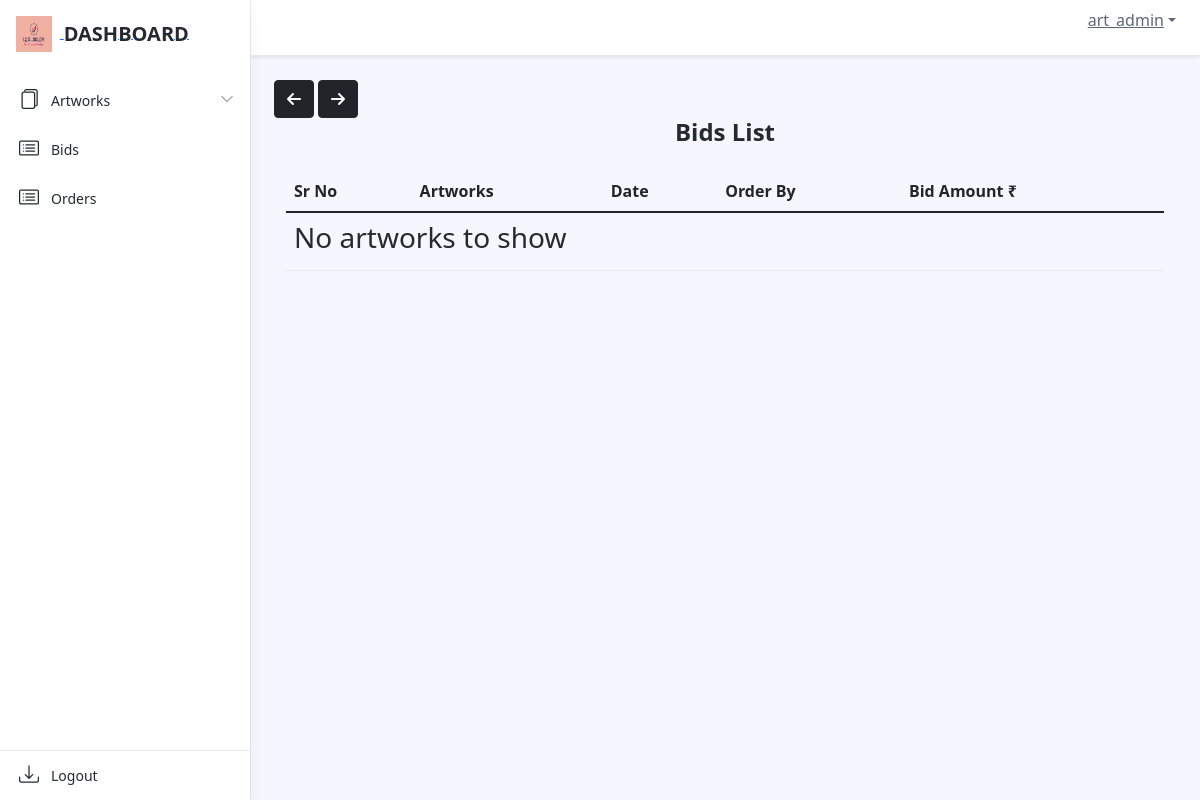
The app's page /dashboard/bidlist/ (signed in), older data.
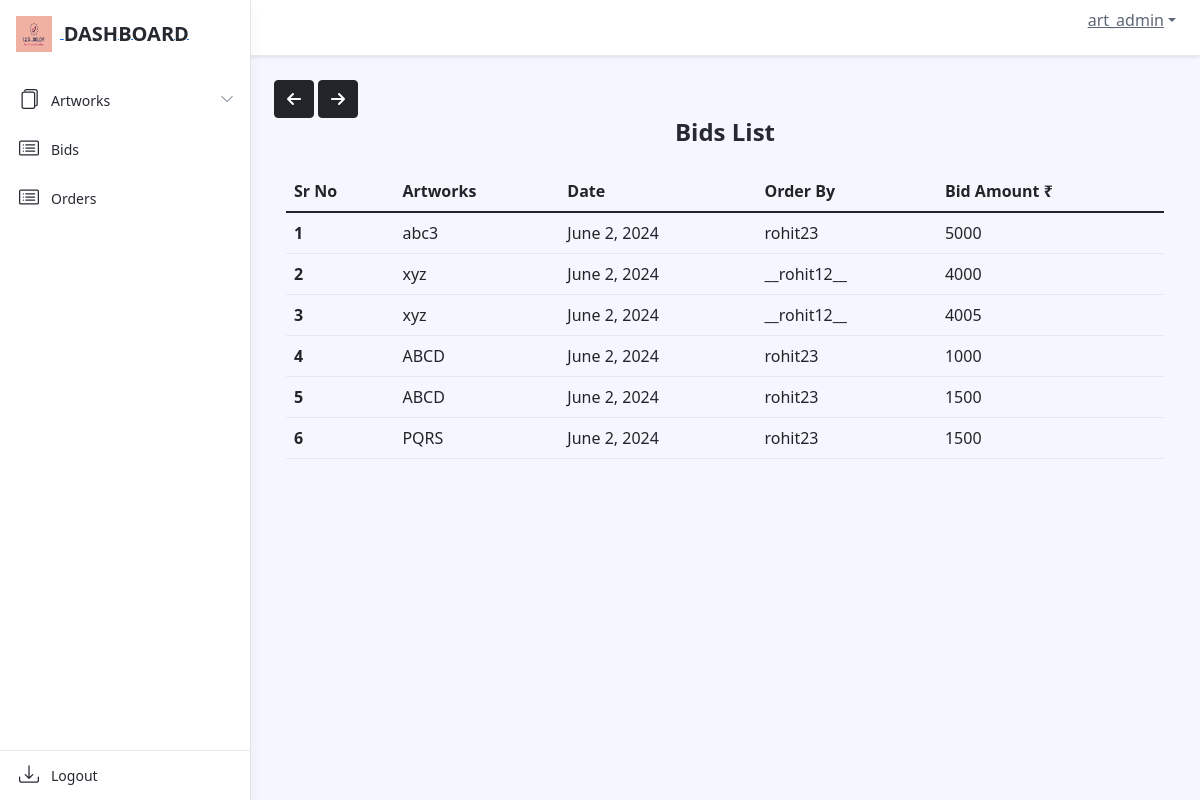
The same page, newer data.
### dashboard/models.py (models this page shows, shortened)
class Bid(models.Model):
    user = models.ForeignKey(settings.AUTH_USER_MODEL, on_delete=models.CASCADE)
    product = models.ForeignKey(Artwork, on_delete=models.CASCADE)
    bid_date = models.DateField(auto_now_add=True)
    bid_amt = models.IntegerField(default=1)

class Artwork(models.Model):
    product_id = models.CharField(max_length=255, default="")
    product_name = models.CharField(max_length=255, default="", blank=False, null=False)
    product_price = models.IntegerField(default=0, null=False)
    opening_bid = models.IntegerField(default=0)
    product_cat = models.ForeignKey('Catalogue', on_delete=models.CASCADE)
    product_qty = models.IntegerField(default=0)
    product_image = models.ImageField(upload_to='arts/')
    dimension_unit = models.CharField(max_length=2, choices=[('cm', 'Centimeters'), ('ft', 'Feet')])
    length_in_centimeters = models.FloatField(default=0.0, blank=True, null=True)
    width_in_centimeters = models.FloatField(default=0.0, blank=True, null=True)
    foot = models.FloatField(default=0, blank=True, null=True)
    inches = models.FloatField(default=0, blank=True, null=True)
    end_date = models.DateField()
    user = models.ForeignKey(settings.AUTH_USER_MODEL, on_delete=models.CASCADE)
    def __str__(self):
        return self.product_name

### dashboard/views.py (the view)
# urls.py: path('bidlist/', views.BidListView.as_view(), name="bid_list"),
class BidListView(LoginRequiredMixin, ListView):
    model = Bid
    template_name = 'dashboard/bids_list.html'

### art/context_processors.py (called while the page is built)
def catalogue_list(request):
    return {"catalogue_list": Catalogue.objects.all()}

### dashboard/templatetags/auth_extras.py (called while the page is built)
@register.filter(name='has_group')
def has_group(user, group_name):
    group = Group.objects.get(name=group_name)
    return True if group in user.groups.all() else False

### templates/dashboard/bids_list.html (shortened to what this page needs)
{% extends './base.html' %}
{% load static %}
{% block content %}
{% include './includes/header.html' %}
{% include "art/arrow_button.html" %}
{% load auth_extras %}
<div class="app-wrapper">
    <div class="app-content pt-3 p-md-3 p-lg-4">
        <button onclick="goBack()" class="btn btn-dark"><i class="fa-solid fa-arrow-left"></i></button>
        <button onclick="goForward()" class="btn btn-dark"><i class="fa-solid fa-arrow-right"></i></button>
        <div class="container-xl">
            <h1 class="app-page-title"> Bids List</h1>
            <div class="row g-4 mb-4">
                <table class="table">
                    <thead>
                      <tr>
                        <th scope="col">Sr No</th>
                        <th scope="col">Artworks</th>
                        <th scope="col">Date</th>
                        {% if user|has_group:"SellerGroup" %}
                        <th scope="col">Order By</th>
                        {% endif %}
                        <th scope="col">Bid Amount ₹</th>
                      </tr>
                    </thead>
                    <tbody>
                    {% for bid in object_list %}
                        <tr>
                            <th scope="row">{{ forloop.counter }}</th>
                            <td>{{bid.product}}</td>
                            <td>{{bid.bid_date}}</td>
                            {% if user|has_group:"SellerGroup" %}
                            <td>{{bid.user}}</td>
                            {% endif %}
                            <td>{{bid.bid_amt}}</td>
                        </tr>
                    {% empty %}
                        <tr>
                            <td colspan="5">
                                <h3> No artworks to show </h3>
                            </td>
                        </tr>
                    {% endfor %}
                    </tbody>
                </table>
            </div>
        </div>
    </div>
</div>
{% endblock %}

Row changes from the older to the newer data that the page shows:
added Bid: product "abc3", bid_date "June 2, 2024", user "rohit23", bid_amt "5000"
added Bid: product "xyz", bid_date "June 2, 2024", user "__rohit12__", bid_amt "4000"
added Bid: product "xyz", bid_date "June 2, 2024", user "__rohit12__", bid_amt "4005"
added Bid: product "ABCD", bid_date "June 2, 2024", user "rohit23", bid_amt "1000"
added Bid: product "ABCD", bid_date "June 2, 2024", user "rohit23", bid_amt "1500"
added Bid: product "PQRS", bid_date "June 2, 2024", user "rohit23", bid_amt "1500"
Text that changed along with them:
text no longer shown: "No artworks to show"
